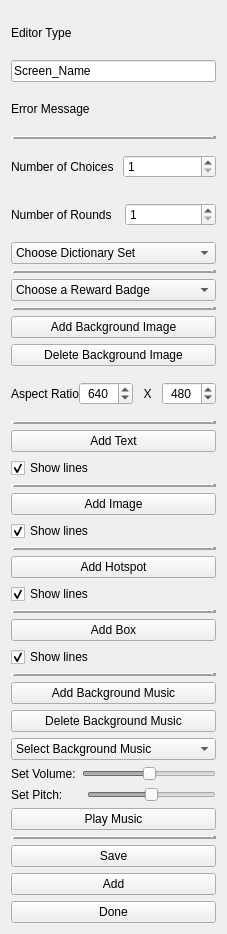
             <widget class="QWidget" name="scrollAreaWidgetContents">
              <property name="geometry">
               <rect>
                <x>0</x>
                <y>0</y>
                <width>227</width>
                <height>934</height>
               </rect>
              </property>
              <layout class="QVBoxLayout" name="verticalLayout">
               <item>
                <widget class="QLabel" name="editorType">
                 <property name="text">
                  <string>Editor Type</string>
                 </property>
                </widget>
               </item>
               <item>
                <widget class="QLineEdit" name="screenName">
                 <property name="text">
                  <string>Screen_Name</string>
                 </property>
                </widget>
               </item>
               <item>
                <widget class="QLabel" name="screenErr">
                 <property name="text">
                  <string>Error Message</string>
                 </property>
                </widget>
               </item>
               <item>
                <widget class="Line" name="line_4">
                 <property name="frameShadow">
                  <enum>QFrame::Raised</enum>
                 </property>
                 <property name="lineWidth">
                  <number>4</number>
                 </property>
                 <property name="orientation">
                  <enum>Qt::Horizontal</enum>
                 </property>
                </widget>
               </item>
               <item>
                <widget class="QWidget" name="choicesWidg" native="true">
                 <layout class="QHBoxLayout" name="horizontalLayout_27">
                  <property name="leftMargin">
                   <number>0</number>
                  </property>
                  <property name="topMargin">
                   <number>0</number>
                  </property>
                  <property name="rightMargin">
                   <number>0</number>
                  </property>
                  <property name="bottomMargin">
                   <number>0</number>
                  </property>
                  <item>
                   <widget class="QLabel" name="label_20">
                    <property name="minimumSize">
                     <size>
                      <width>106</width>
                      <height>0</height>
                     </size>
                    </property>
                    <property name="text">
                     <string>Number of Choices</string>
                    </property>
                   </widget>
                  </item>
                  <item>
                   <widget class="QSpinBox" name="numChoices">
                    <property name="minimum">
                     <number>1</number>
                    </property>
                   </widget>
                  </item>
                 </layout>
                </widget>
               </item>
               <item>
                <widget class="QWidget" name="roundsWidg" native="true">
                 <layout class="QHBoxLayout" name="horizontalLayout_28">
                  <property name="leftMargin">
                   <number>0</number>
                  </property>
                  <property name="topMargin">
                   <number>0</number>
                  </property>
                  <property name="rightMargin">
                   <number>0</number>
                  </property>
                  <property name="bottomMargin">
                   <number>0</number>
                  </property>
                  <item>
                   <widget class="QLabel" name="label_21">
                    <property name="minimumSize">
                     <size>
                      <width>108</width>
                      <height>0</height>
                     </size>
                    </property>
                    <property name="text">
                     <string>Number of Rounds</string>
                    </property>
                   </widget>
                  </item>
                  <item>
                   <widget class="QSpinBox" name="numRounds">
                    <property name="minimum">
                     <number>1</number>
                    </property>
                   </widget>
                  </item>
                 </layout>
                </widget>
               </item>
               <item>
                <widget class="QComboBox" name="selectDictSet">
                 <item>
                  <property name="text">
                   <string>Choose Dictionary Set</string>
                  </property>
                 </item>
                </widget>
               </item>
               <item>
                <widget class="Line" name="actLine">
                 <property name="frameShadow">
                  <enum>QFrame::Raised</enum>
                 </property>
                 <property name="lineWidth">
                  <number>4</number>
                 </property>
                 <property name="orientation">
                  <enum>Qt::Horizontal</enum>
                 </property>
                </widget>
               </item>
               <item>
                <widget class="QComboBox" name="chooseRewardBadge">
                 <item>
                  <property name="text">
                   <string>Choose a Reward Badge</string>
                  </property>
                 </item>
                </widget>
               </item>
               <item>
                <widget class="Line" name="badgeLine">
                 <property name="frameShadow">
                  <enum>QFrame::Raised</enum>
                 </property>
                 <property name="lineWidth">
                  <number>4</number>
                 </property>
                 <property name="orientation">
                  <enum>Qt::Horizontal</enum>
                 </property>
                </widget>
               </item>
               <item>
                <widget class="QPushButton" name="loadBGI">
                 <property name="text">
                  <string>Add Background Image</string>
                 </property>
                </widget>
               </item>
               <item>
                <widget class="QPushButton" name="delBGI">
                 <property name="text">
                  <string>Delete Background Image</string>
                 </property>
                </widget>
               </item>
               <item>
                <widget class="QWidget" name="widget_4" native="true">
                 <layout class="QHBoxLayout" name="horizontalLayout_9">
                  <property name="spacing">
                   <number>0</number>
                  </property>
                  <property name="leftMargin">
                   <number>0</number>
                  </property>
                  <property name="topMargin">
                   <number>0</number>
                  </property>
                  <property name="rightMargin">
                   <number>0</number>
                  </property>
                  <property name="bottomMargin">
                   <number>0</number>
                  </property>
                  <item>
                   <widget class="QLabel" name="label_10">
                    <property name="text">
                     <string>Aspect Ratio</string>
                    </property>
                   </widget>
                  </item>
                  <item>
                   <widget class="QSpinBox" name="widthRatio">
                    <property name="alignment">
                     <set>Qt::AlignCenter</set>
                    </property>
                    <property name="minimum">
                     <number>250</number>
                    </property>
                    <property name="maximum">
                     <number>2500</number>
                    </property>
                    <property name="value">
                     <number>640</number>
                    </property>
                   </widget>
                  </item>
                  <item>
                   <widget class="QLabel" name="label_13">
                    <property name="text">
                     <string>X</string>
                    </property>
                    <property name="alignment">
                     <set>Qt::AlignCenter</set>
                    </property>
                   </widget>
                  </item>
                  <item>
                   <widget class="QSpinBox" name="heightRatio">
                    <property name="alignment">
                     <set>Qt::AlignCenter</set>
                    </property>
                    <property name="minimum">
                     <number>250</number>
                    </property>
                    <property name="maximum">
                     <number>2500</number>
                    </property>
                    <property name="value">
                     <number>480</number>
                    </property>
                   </widget>
                  </item>
                 </layout>
                </widget>
               </item>
               <item>
                <widget class="Line" name="line_9">
                 <property name="frameShadow">
                  <enum>QFrame::Raised</enum>
                 </property>
                 <property name="lineWidth">
                  <number>4</number>
                 </property>
                 <property name="orientation">
                  <enum>Qt::Horizontal</enum>
                 </property>
                </widget>
               </item>
               <item>
                <widget class="QPushButton" name="addText">
                 <property name="text">
                  <string>Add Text</string>
                 </property>
                </widget>
               </item>
               <item>
                <widget class="QCheckBox" name="TextLines">
                 <property name="text">
                  <string>Show lines</string>
                 </property>
                 <property name="checked">
                  <bool>true</bool>
                 </property>
                </widget>
               </item>
               <item>
                <widget class="Line" name="textLine">
                 <property name="frameShadow">
                  <enum>QFrame::Raised</enum>
                 </property>
                 <property name="lineWidth">
                  <number>4</number>
                 </property>
                 <property name="orientation">
                  <enum>Qt::Horizontal</enum>
                 </property>
                </widget>
               </item>
               <item>
                <widget class="QPushButton" name="addImg">
                 <property name="text">
                  <string>Add Image</string>
                 </property>
                </widget>
               </item>
               <item>
                <widget class="QCheckBox" name="imgLines">
                 <property name="text">
                  <string>Show lines</string>
                 </property>
                 <property name="checked">
                  <bool>true</bool>
                 </property>
                </widget>
               </item>
               <item>
                <widget class="Line" name="imgLine">
                 <property name="frameShadow">
                  <enum>QFrame::Raised</enum>
                 </property>
                 <property name="lineWidth">
                  <number>4</number>
                 </property>
                 <property name="orientation">
                  <enum>Qt::Horizontal</enum>
                 </property>
                </widget>
               </item>
               <item>
                <widget class="QPushButton" name="addHotspot">
                 <property name="text">
                  <string>Add Hotspot</string>
                 </property>
                </widget>
               </item>
               <item>
                <widget class="QCheckBox" name="hotspotLines">
                 <property name="text">
                  <string>Show lines</string>
                 </property>
                 <property name="checked">
                  <bool>true</bool>
                 </property>
                </widget>
               </item>
               <item>
                <widget class="Line" name="hotspotLine">
                 <property name="frameShadow">
                  <enum>QFrame::Raised</enum>
                 </property>
                 <property name="lineWidth">
                  <number>4</number>
                 </property>
                 <property name="orientation">
                  <enum>Qt::Horizontal</enum>
                 </property>
                </widget>
               </item>
               <item>
                <widget class="QPushButton" name="addBox">
                 <property name="text">
                  <string>Add Box</string>
                 </property>
                </widget>
               </item>
               <item>
                <widget class="QCheckBox" name="boxLines">
                 <property name="text">
                  <string>Show lines</string>
                 </property>
                 <property name="checked">
                  <bool>true</bool>
                 </property>
                </widget>
               </item>
               <item>
                <widget class="Line" name="boxLine">
                 <property name="frameShadow">
                  <enum>QFrame::Raised</enum>
                 </property>
                 <property name="lineWidth">
                  <number>4</number>
                 </property>
                 <property name="orientation">
                  <enum>Qt::Horizontal</enum>
                 </property>
                </widget>
               </item>
               <item>
                <widget class="QPushButton" name="addBGM">
                 <property name="text">
                  <string>Add Background Music</string>
                 </property>
                </widget>
               </item>
               <item>
                <widget class="QPushButton" name="delBGM">
                 <property name="text">
                  <string>Delete Background Music</string>
                 </property>
                </widget>
               </item>
               <item>
                <widget class="QComboBox" name="selectBGM">
                 <property name="currentText">
                  <string>Select Background Music</string>
                 </property>
                 <property name="insertPolicy">
                  <enum>QComboBox::InsertAlphabetically</enum>
                 </property>
                 <item>
                  <property name="text">
                   <string>Select Background Music</string>
                  </property>
                 </item>
                </widget>
               </item>
               <item>
                <widget class="QWidget" name="widget" native="true">
                 <property name="sizePolicy">
                  <sizepolicy hsizetype="Preferred" vsizetype="Fixed">
                   <horstretch>0</horstretch>
                   <verstretch>0</verstretch>
                  </sizepolicy>
                 </property>
                 <layout class="QHBoxLayout" name="horizontalLayout_2">
                  <property name="leftMargin">
                   <number>0</number>
                  </property>
                  <property name="topMargin">
                   <number>0</number>
                  </property>
                  <property name="rightMargin">
                   <number>0</number>
                  </property>
                  <property name="bottomMargin">
                   <number>0</number>
                  </property>
                  <item>
                   <widget class="QLabel" name="label">
                    <property name="sizePolicy">
                     <sizepolicy hsizetype="Fixed" vsizetype="Preferred">
                      <horstretch>0</horstretch>
                      <verstretch>0</verstretch>
                     </sizepolicy>
                    </property>
                    <property name="text">
                     <string>Set Volume:</string>
                    </property>
                   </widget>
                  </item>
                  <item>
                   <widget class="QSlider" name="vol">
                    <property name="enabled">
                     <bool>false</bool>
                    </property>
                    <property name="maximum">
                     <number>100</number>
                    </property>
                    <property name="singleStep">
                     <number>1</number>
                    </property>
                    <property name="value">
                     <number>50</number>
                    </property>
                    <property name="orientation">
                     <enum>Qt::Horizontal</enum>
                    </property>
                   </widget>
                  </item>
                 </layout>
                </widget>
               </item>
               <item>
                <widget class="QWidget" name="widget_2" native="true">
                 <property name="sizePolicy">
                  <sizepolicy hsizetype="Preferred" vsizetype="Fixed">
                   <horstretch>0</horstretch>
                   <verstretch>0</verstretch>
                  </sizepolicy>
                 </property>
                 <layout class="QHBoxLayout" name="horizontalLayout_3">
                  <property name="leftMargin">
                   <number>0</number>
                  </property>
                  <property name="topMargin">
                   <number>0</number>
                  </property>
                  <property name="rightMargin">
                   <number>0</number>
                  </property>
                  <property name="bottomMargin">
                   <number>0</number>
                  </property>
                  <item>
                   <widget class="QLabel" name="label_2">
                    <property name="sizePolicy">
                     <sizepolicy hsizetype="Expanding" vsizetype="Preferred">
                      <horstretch>0</horstretch>
                      <verstretch>0</verstretch>
                     </sizepolicy>
                    </property>
                    <property name="maximumSize">
                     <size>
                      <width>70</width>
                      <height>16777215</height>
                     </size>
                    </property>
                    <property name="text">
                     <string>Set Pitch:</string>
                    </property>
                   </widget>
                  </item>
                  <item>
                   <widget class="QSlider" name="pitch">
                    <property name="enabled">
                     <bool>false</bool>
                    </property>
                    <property name="maximum">
                     <number>100</number>
                    </property>
                    <property name="value">
                     <number>50</number>
                    </property>
                    <property name="orientation">
                     <enum>Qt::Horizontal</enum>
                    </property>
                   </widget>
                  </item>
                 </layout>
                </widget>
               </item>
               <item>
                <widget class="QPushButton" name="playBGM">
                 <property name="text">
                  <string>Play Music</string>
                 </property>
                 <property name="checkable">
                  <bool>true</bool>
                 </property>
                 <property name="checked">
                  <bool>false</bool>
                 </property>
                </widget>
               </item>
               <item>
                <widget class="Line" name="line_3">
                 <property name="frameShadow">
                  <enum>QFrame::Raised</enum>
                 </property>
                 <property name="lineWidth">
                  <number>4</number>
                 </property>
                 <property name="orientation">
                  <enum>Qt::Horizontal</enum>
                 </property>
                </widget>
               </item>
               <item>
                <widget class="QPushButton" name="saveEditor">
                 <property name="text">
                  <string>Save</string>
                 </property>
                </widget>
               </item>
               <item>
                <widget class="QPushButton" name="addScreen">
                 <property name="text">
                  <string>Add</string>
                 </property>
                </widget>
               </item>
               <item>
                <widget class="QPushButton" name="editScreen">
                 <property name="text">
                  <string>Done</string>
                 </property>
                </widget>
               </item>
              </layout>
             </widget>
